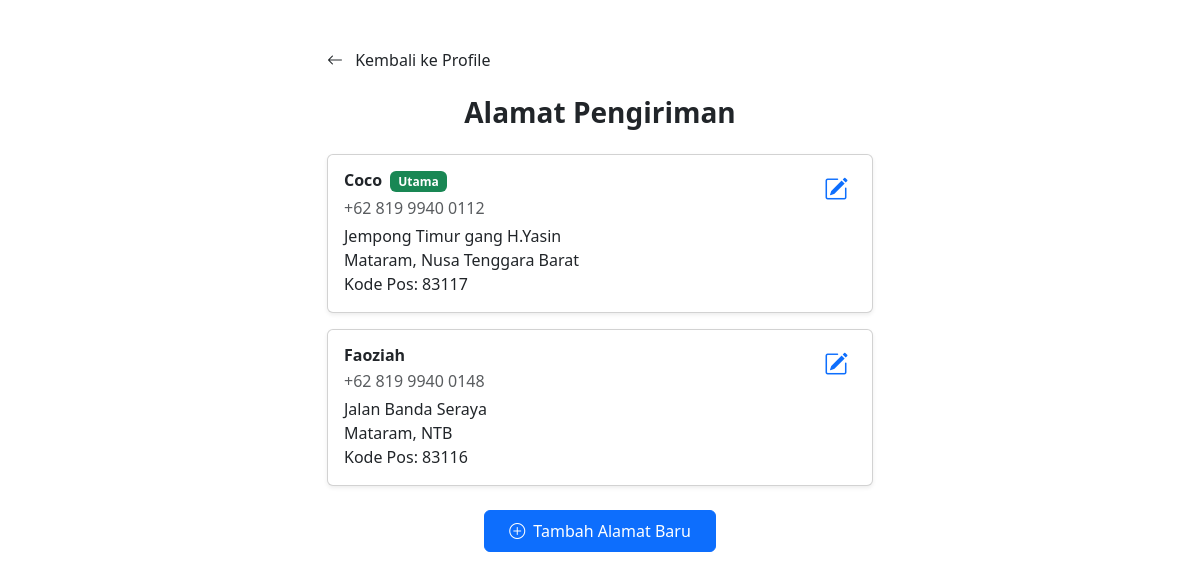
/alamat_saya.php (signed in), run on the app's committed database.
### tables this page shows
CREATE TABLE `alamat` (
  `alamat_id` int(12) NOT NULL,
  `user_id` int(12) NOT NULL,
  `nama_penerima` varchar(100) NOT NULL,
  `no_telepon` varchar(20) NOT NULL,
  `alamat_lengkap` text NOT NULL,
  `provinsi` varchar(100) NOT NULL,
  `kota` varchar(100) NOT NULL,
  `kode_pos` varchar(10) NOT NULL,
  `is_default_alamat` tinyint(4) NOT NULL
);

### function.php (called while the page is built, shortened)
<?php
include_once 'koneksi.php';
function getUserAddresses($user_id) {
    global $conn;
    $stmt = $conn->prepare("SELECT * FROM alamat WHERE user_id = ? ORDER BY is_default_alamat DESC, alamat_id DESC");
    $stmt->bind_param("i", $user_id);
    $stmt->execute();
    return $stmt->get_result();
}
function displayPhoneNumber($phone) {
    $phone = preg_replace('/[^0-9]/', '', $phone);
    $formatted = '+62 ' . substr($phone, 2, 3) . ' ' . substr($phone, 5, 4);
    if (strlen($phone) > 9) {
        $formatted .= ' ' . substr($phone, 9);
    }
    return trim($formatted);
}
?>

### alamat_saya.php (the view, shortened to what this page needs)
<?php
require "koneksi.php";
require "function.php";
$user_id = $_SESSION['user_id'];
$alamat_result = getUserAddresses($user_id);
?>
<!DOCTYPE html>
<html lang="id">
<head>
    <link href="https://cdn.jsdelivr.net/npm/bootstrap@5.3.8/dist/css/bootstrap.min.css" rel="stylesheet">
    <link rel="stylesheet" href="style.css">
    <link rel="stylesheet" href="https://cdn.jsdelivr.net/npm/bootstrap-icons@1.11.1/font/bootstrap-icons.css">
</head>
<body>
<div class="container py-5">
    <div class="row justify-content-center">
        <div class="col-lg-6 col-md-8 col-12">
            <div class="mb-4">
                <a href="profile.php" class="text-decoration-none text-dark">
                        <i class="bi bi-arrow-left me-2"></i>
                        <span class="fw-medium">Kembali ke Profile</span>
                </a>
            </div>
            <h3 class="fw-bold mb-4 text-center">Alamat Pengiriman</h3>
            <?php if ($alamat_result->num_rows === 0): ?>
                <div class="alert alert-info text-center">
                    <i class="bi bi-info-circle me-2"></i>
                    Belum ada alamat. Silakan tambah alamat baru.
                </div>
            <?php else: ?>
                <?php while($alamat = $alamat_result->fetch_assoc()): ?>
                <div class="card mb-3 shadow-sm p-3">
                    <div class="d-flex justify-content-between">
                        <div>
                            <h6 class="fw-bold mb-1">
                                <?= htmlspecialchars($alamat['nama_penerima']) ?>
                                <?php if($alamat['is_default_alamat'] == 1): ?>
                                    <span class="badge bg-success ms-1">Utama</span>
                                <?php endif; ?>
                            </h6>
                            <p class="text-muted mb-1"><?= displayPhoneNumber($alamat['no_telepon']) ?></p>
                            <p class="mb-0">
                                <?= nl2br(htmlspecialchars($alamat['alamat_lengkap'])) ?><br>
                                <?= htmlspecialchars($alamat['kota']) ?>, <?= htmlspecialchars($alamat['provinsi']) ?><br>
                                Kode Pos: <?= htmlspecialchars($alamat['kode_pos']) ?>
                            </p>
                        </div>
                        <div class="text-end ps-3">
                            <a href="edit_alamat.php?alamat_id=<?= $alamat['alamat_id'] ?>"
                               class="text-primary me-2" title="Edit">
                                <i class="bi bi-pencil-square fs-4"></i>
                            </a>
                        </div>
                    </div>
                </div>
                <?php endwhile; ?>
            <?php endif; ?>
            <div class="text-center mt-4">
                <a href="tambah_alamat.php" class="btn btn-primary px-4 py-2">
                    <i class="bi bi-plus-circle me-1"></i> Tambah Alamat Baru
                </a>
            </div>
        </div>
    </div>
</div>
</body>
</html>

### data on the page
alamat: nama_penerima "Coco", is_default_alamat "Utama", no_telepon "+62 819 9940 0112", alamat_lengkap "Jempong Timur gang H.Yasin", kota "Mataram", provinsi "Nusa Tenggara Barat", kode_pos "83117"
alamat: nama_penerima "Faoziah", no_telepon "+62 819 9940 0148", alamat_lengkap "Jalan Banda Seraya", kota "Mataram", provinsi "NTB", kode_pos "83116"
